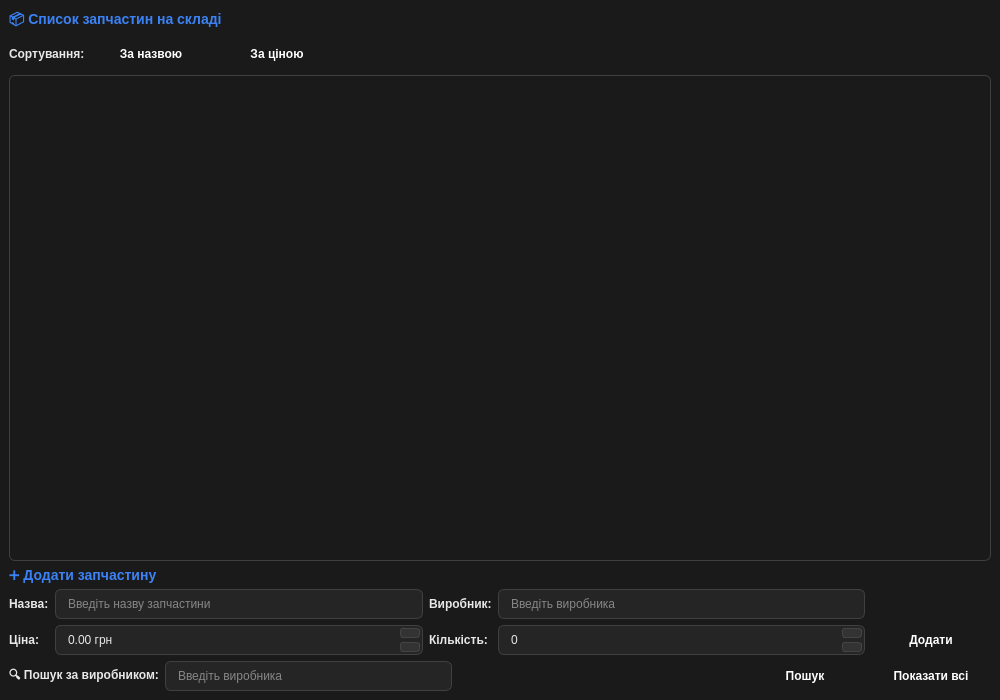
<?xml version="1.0" encoding="UTF-8"?>
<ui version="4.0">
 <class>WarehouseWindow</class>
 <widget class="QMainWindow" name="WarehouseWindow">
  <property name="geometry">
   <rect>
    <x>0</x>
    <y>0</y>
    <width>1000</width>
    <height>700</height>
   </rect>
  </property>
  <property name="windowTitle">
   <string>Система керування складом автозапчастин</string>
  </property>
  <property name="styleSheet">
   <string notr="true">QMainWindow {
    background-color: #1A1A1A;
    color: #E0E0E0;
    font-family: &quot;Segoe UI&quot;, sans-serif;
    font-size: 11pt;
}

QWidget#centralwidget {
    background-color: #1A1A1A;
    border-radius: 10px;
}

QLabel {
    color: #E8E8E8;
    font-weight: bold;
}

QLineEdit {
    background-color: #252525;
    color: #E8E8E8;
    border: 1px solid #404040;
    border-radius: 6px;
    padding: 6px 10px;
    selection-background-color: #2A5599;
}
QLineEdit:focus {
    border: 1px solid #4A7BC8;
    background-color: #202020;
}

QSpinBox, QDoubleSpinBox {
    background-color: #252525;
    color: #E8E8E8;
    border: 1px solid #404040;
    border-radius: 6px;
    padding: 6px 10px;
    selection-background-color: #2A5599;
}
QSpinBox:focus, QDoubleSpinBox:focus {
    border: 1px solid #4A7BC8;
    background-color: #202020;
}

QPushButton {
    background: qlineargradient(x1:0, y1:0, x2:1, y2:1,
                                stop:0 #1E3A8A, stop:0.5 #2563EB, stop:1 #3B82F6);
    color: #FFFFFF;
    border: none;
    border-radius: 8px;
    padding: 8px 20px;
    font-weight: bold;
    min-width: 80px;
}
QPushButton:hover {
    background: qlineargradient(x1:0, y1:0, x2:1, y2:1,
                                stop:0 #2563EB, stop:0.5 #3B82F6, stop:1 #60A5FA);
    border: 4px solid #3B82F6;
    padding: 4px 16px;
}
QPushButton:pressed {
    background: qlineargradient(x1:0, y1:0, x2:1, y2:1,
                                stop:0 #1E40AF, stop:0.5 #1D4ED8, stop:1 #2563EB);
    border: none;
    padding: 8px 20px;
}

QTableWidget {
    background-color: #1A1A1A;
    color: #D8D8D8;
    border: 1px solid #404040;
    gridline-color: #404040;
    selection-background-color: #2A5599;
    selection-color: #FFFFFF;
    border-radius: 6px;
}
QTableWidget::item {
    background-color: #1A1A1A;
    padding: 5px;
}
QTableWidget::item:selected {
    background-color: #2A5599;
}

QHeaderView::section {
    background-color: #252525;
    color: #C8C8C8;
    font-weight: bold;
    border: 1px solid #404040;
    padding: 8px;
    text-align: center;
}
QHeaderView::section:hover {
    background-color: #303030;
}

QHeaderView {
    background-color: #1A1A1A;
}

QTableWidget QTableCornerButton::section {
    background-color: #252525;
    border: 1px solid #404040;
}

QScrollBar:vertical {
    background-color: #252525;
    width: 12px;
    margin: 0px;
    border-radius: 6px;
}
QScrollBar::handle:vertical {
    background-color: #333333;
    min-height: 20px;
    border-radius: 6px;
}
QScrollBar::handle:vertical:hover {
    background-color: #4A7BC8;
}
QScrollBar::add-line:vertical, QScrollBar::sub-line:vertical {
    height: 0px;
}
QScrollBar:horizontal {
    background-color: #252525;
    height: 12px;
    border-radius: 6px;
}
QScrollBar::handle:horizontal {
    background-color: #333333;
    min-width: 20px;
    border-radius: 6px;
}
QScrollBar::handle:horizontal:hover {
    background-color: #4A7BC8;
}
QScrollBar::add-line:horizontal, QScrollBar::sub-line:horizontal {
    width: 0px;
}

QSpinBox::up-button, QDoubleSpinBox::up-button {
    background-color: #333333;
    border: 1px solid #444444;
    border-radius: 3px;
    width: 18px;
    margin: 2px;
}
QSpinBox::up-button:hover, QDoubleSpinBox::up-button:hover {
    background-color: #4A7BC8;
}
QSpinBox::down-button, QDoubleSpinBox::down-button {
    background-color: #333333;
    border: 1px solid #444444;
    border-radius: 3px;
    width: 18px;
    margin: 2px;
}

QSpinBox::down-button:hover, QDoubleSpinBox::down-button:hover {
    background-color: #4A7BC8;
}
</string>
  </property>
  <widget class="QWidget" name="centralwidget">
   <layout class="QVBoxLayout" name="verticalLayout">
    <item>
     <widget class="QLabel" name="tableLabel">
      <property name="text">
       <string>&lt;h3 style=&quot;color: #3B82F6;&quot;&gt;📦 Список запчастин на складі&lt;/h3&gt;</string>
      </property>
     </widget>
    </item>
    <item>
     <layout class="QHBoxLayout" name="sortLayout">
      <item>
       <widget class="QLabel" name="sortLabel">
        <property name="text">
         <string>Сортування:</string>
        </property>
       </widget>
      </item>
      <item>
       <widget class="QPushButton" name="sortNameButton">
        <property name="text">
         <string>За назвою</string>
        </property>
       </widget>
      </item>
      <item>
       <widget class="QPushButton" name="sortPriceButton">
        <property name="text">
         <string>За ціною</string>
        </property>
       </widget>
      </item>
      <item>
       <spacer name="horizontalSpacer_2">
        <property name="orientation">
         <enum>Qt::Orientation::Horizontal</enum>
        </property>
        <property name="sizeHint" stdset="0">
         <size>
          <width>40</width>
          <height>20</height>
         </size>
        </property>
       </spacer>
      </item>
     </layout>
    </item>
    <item>
     <widget class="QTableWidget" name="tableWidget"/>
    </item>
    <item>
     <widget class="QLabel" name="addLabel">
      <property name="text">
       <string>&lt;h3 style=&quot;color: #3B82F6;&quot;&gt;➕ Додати запчастину&lt;/h3&gt;</string>
      </property>
     </widget>
    </item>
    <item>
     <layout class="QGridLayout" name="inputLayout">
      <item row="0" column="0">
       <widget class="QLabel" name="nameLabel">
        <property name="text">
         <string>Назва:</string>
        </property>
       </widget>
      </item>
      <item row="0" column="1">
       <widget class="QLineEdit" name="nameLineEdit">
        <property name="placeholderText">
         <string>Введіть назву запчастини</string>
        </property>
       </widget>
      </item>
      <item row="0" column="2">
       <widget class="QLabel" name="manufacturerLabel">
        <property name="text">
         <string>Виробник:</string>
        </property>
       </widget>
      </item>
      <item row="0" column="3">
       <widget class="QLineEdit" name="manufacturerLineEdit">
        <property name="placeholderText">
         <string>Введіть виробника</string>
        </property>
       </widget>
      </item>
      <item row="1" column="0">
       <widget class="QLabel" name="priceLabel">
        <property name="text">
         <string>Ціна:</string>
        </property>
       </widget>
      </item>
      <item row="1" column="1">
       <widget class="QDoubleSpinBox" name="priceSpinBox">
        <property name="suffix">
         <string> грн</string>
        </property>
        <property name="decimals">
         <number>2</number>
        </property>
        <property name="maximum">
         <double>1000000.000000000000000</double>
        </property>
       </widget>
      </item>
      <item row="1" column="2">
       <widget class="QLabel" name="quantityLabel">
        <property name="text">
         <string>Кількість:</string>
        </property>
       </widget>
      </item>
      <item row="1" column="3">
       <widget class="QSpinBox" name="quantitySpinBox">
        <property name="maximum">
         <number>10000</number>
        </property>
       </widget>
      </item>
      <item row="1" column="4">
       <widget class="QPushButton" name="addButton">
        <property name="text">
         <string>Додати</string>
        </property>
       </widget>
      </item>
     </layout>
    </item>
    <item>
     <layout class="QHBoxLayout" name="searchLayout">
      <item>
       <widget class="QLabel" name="searchLabel">
        <property name="text">
         <string>🔍 Пошук за виробником:</string>
        </property>
       </widget>
      </item>
      <item>
       <widget class="QLineEdit" name="searchLineEdit">
        <property name="placeholderText">
         <string>Введіть виробника</string>
        </property>
       </widget>
      </item>
      <item>
       <spacer name="horizontalSpacer">
        <property name="orientation">
         <enum>Qt::Orientation::Horizontal</enum>
        </property>
        <property name="sizeHint" stdset="0">
         <size>
          <width>40</width>
          <height>20</height>
         </size>
        </property>
       </spacer>
      </item>
      <item>
       <widget class="QPushButton" name="searchButton">
        <property name="text">
         <string>Пошук</string>
        </property>
       </widget>
      </item>
      <item>
       <widget class="QPushButton" name="showAllButton">
        <property name="text">
         <string>Показати всі</string>
        </property>
       </widget>
      </item>
     </layout>
    </item>
   </layout>
  </widget>
 </widget>
 <resources/>
 <connections/>
</ui>
